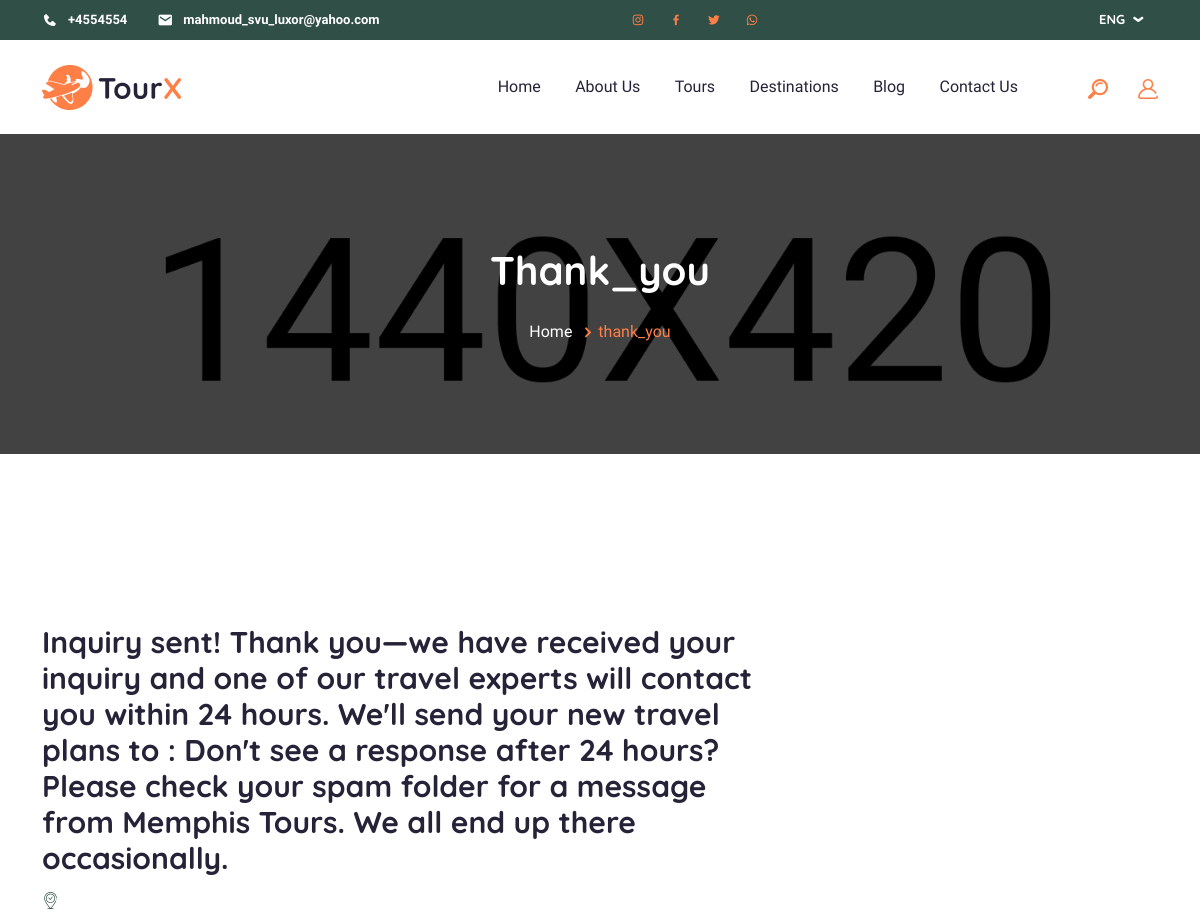
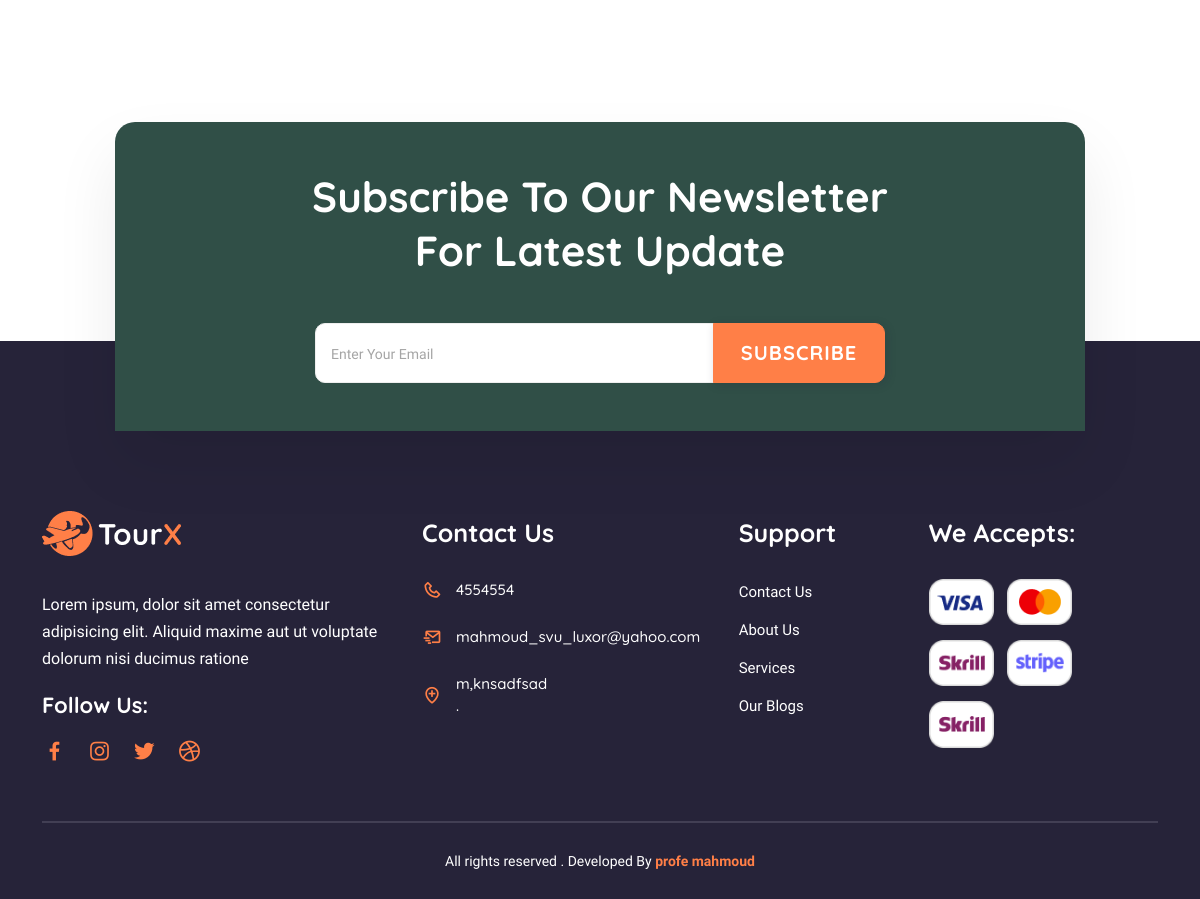
The app's page /thank_you with its own data (2 pictures, top to bottom).
### contact/models.py (models this page shows, shortened)
class Info(models.Model):
    place = models.CharField(max_length=50)
    phone_number  = models.CharField(max_length=20)
    email = models.EmailField(max_length=254)
    instagram= models.URLField(max_length=254)
    facebook= models.URLField(max_length=254)
    twitter= models.URLField(max_length=254)
    WhatsApp= models.URLField(max_length=254)

### Post/views.py (the view)
# urls.py: url('thank_you' , views.thank_you , name='thank_you'),
def thank_you(request):
    Infoo = Info.objects.all()
    context = {'Infoo' :Infoo }
    return render(request ,  'thank_you.html',context)

### Post/templates/thank_you.html (shortened to what this page needs)
{% extends "base.html" %}
{% load static %}
{% block body %}
{% load crispy_forms_tags %}
{% load bootstrap4 %}
<div class="breadcrumb-area">
    <div class="container">
        <div class="row">
            <div class="col-lg-12 col-md-12 col-sm-12">
                <div class="breadcrumb-wrap">
                    <h2>thank_you</h2>
                    <ul class="breadcrumb-links">
                        <li>
                            <a href="{% url 'Post:index'%}">Home</a>
                            <i class="bx bx-chevron-right"></i>
                        </li>
                        <li>thank_you</li>
                    </ul>
                </div>
            </div>
        </div>
    </div>
</div>
    <div class="package-details-wrapper pt-120">
        <div class="container">
            <div class="row">
                <div class="col-lg-8">
                    <div class="package-details">
                        <div class="package-header">
                            <div class="package-title">
                                <h3>Inquiry sent!
Thank you—we have received your inquiry and one of our travel experts will contact you within 24 hours. We'll send your new travel plans to :
Don't see a response after 24 hours? Please check your spam folder for a message from Memphis Tours. We all end up there occasionally.</h3>
                                <strong><i class="flaticon-arrival"></i>
                                </strong>
                            </div>
                    </div>
                </div>
            </div>
        </div>
    </div>
    <div class="newsletter-area pt-120">
        <div class="container">
            <div class="row">
                <div class="col-lg-12 col-md-12">
                    <div class="newsletter-wrapper">
                        <h2>Subscribe To Our Newsletter
                            For Latest Update</h2>
                        <form>
                            <div class="input-group newsletter-input">
                                <input type="text" class="form-control" placeholder="Enter Your Email"
                                    aria-label="Recipient's username" aria-describedby="button-addon2">
                                <button class="btn btn-outline-secondary" type="button" id="button-addon2">Subscribe</button>
                            </div>
                        </form>
                    </div>
                </div>
            </div>
        </div>
    </div>
{% endblock body%}

### templates/base.html (shortened to what this page needs)
{% load static %}
<!doctype html>
<html lang="en">
<head>
    <link rel="stylesheet" href=" {% static  'assets/css/animate.css'%}">
    <link rel="stylesheet" href="  {% static  'assets/css/magnific-popup.css'%}">
    <link rel="stylesheet" href="  {% static  'assets/css/bootstrap.min.css'%}">
    <link rel="stylesheet" href=" {% static  'assets/css/boxicons.min.css'%}">
    <link rel="stylesheet" href="{% static  'assets/font/flaticon.css'%}">
    <link rel="stylesheet" href="{% static  'assets/css/owl.carousel.min.css'%}">
    <link rel="stylesheet" href="{% static  'assets/css/style.css'%}">
    <link rel="stylesheet" href="{% static  'assets/css/responsive.css'%}">
</head>
<body>
         <div class="topbar-area">
             <div class="container">
                 <div class="row">
                      {% for Info in Infoo %}
                     <div class="col-lg-5 col-md-5 tob-contact-row">
                         <div class="topbar-contact">
                             <ul>
                                 <li><i class='bx bxs-phone'></i><a href="{{Info.phone_number}}">+{{Info.phone_number}}</a></li>
                                 <li><i class='bx bxs-envelope'></i><a href=" {{Info.email}}">  {{Info.email}}</a></li>
                             </ul>
                         </div>
                     </div>
                     <div class="col-lg-4 col-md-6 col-sm-6 col-xs-6 col-6">
                         <div class="topbar-social">
                             <ul>
                                 <li>
                                     <a href="{{Info.instagram}}"><i class='bx bxl-instagram'></i></a>
                                 </li>
                                 <li>
                                     <a href="{{Info.facebook}}"><i class='bx bxl-facebook'></i></a>
                                 </li>
                                 <li>
                                     <a href="{{Info.twitter}}"><i class='bx bxl-twitter'></i></a>
                                 </li>
                                 <li>
                                     <a href="{{Info.WhatsApp}}"><i class='bx bxl-whatsapp'></i></a>
                                 </li>
                             </ul>
                         </div>
                     </div>
                     {% endfor %}
                     <div class="col-lg-3 col-md-6 col-sm-6 col-xs-6 col-6">
                           <div class="custom-select languege-select">
                                <select>
                                  <option value="0">ENG</option>
                                </select>
                            </div>
                     </div>
                 </div>
             </div>
         </div>
    <header>
        <div class="header-area">
            <div class="container">
                <div class="row">
                    <div class="col-lg-2 col-md-12 col-sm-12 col-xs-12">
                       <div class="navbar-wrap">
                        <div class="logo d-flex justify-content-between">
                            <a href="{% url 'Post:index'%}" class="navbar-brand"> <img src="    {% static  'assets/images/logo.png'%}" alt=""></a>
                        </div>
                       </div>
                    </div>
                    <div class="col-lg-10 col-md-10 col-sm-10 col-xs-10">
                        <nav class="main-nav">
                            <ul>
                              <li><a href="{% url 'Post:index'%}">Home </a></li>
                                <li><a href="{% url 'about:aboutList'%}">About us </a></li>
                                <li><a href="{% url 'Tours:Tourslist'%}">Tours </a></li>
                                <li><a href="#">Destinations </a></li>
                                <li><a href="{% url 'Post:all_posts' %}" class="sub-item">Blog </a></li>
                                <li><a href="{% url 'contact' %}">Contact Us </a></li>
                            </ul>
                            <div class="navbar-icons-2">
                                <div class="searchbar-open">
                                    <i class="flaticon-magnifier"></i>
                                </div>
                                <div class="user-dropdown-icon">
                                    <i class="flaticon-user"></i>
                                </div>
                            </div>
                        </nav>
                    </div>
                </div>
            </div>
        </div>
    </header>
        {% block body %}
        {% endblock body%}
            <div class="footer-area">
                <div class="container">
                    <div class="row">
                        <div class="col-lg-4 col-md-12">
                            <div class="footer-info">
                                <div class="footer-logo">
                                    <img src=" {% static  'assets/images/logo-2.png'%}" alt="" class="img-fluid">
                                </div>
                                <p>Lorem ipsum, dolor sit amet consectetur adipisicing elit. Aliquid maxime aut ut voluptate
                                    dolorum nisi ducimus ratione</p>
                                <div class="footer-social-icons">
                                      {% for Info in Infoo %}
                                    <h5>Follow Us:</h5>
                                    <ul>
                                        <li><a href="{{Info.facebook}}"><i class='bx bxl-facebook'></i></a></li>
                                        <li><a href="{{Info.instagram}}"><i class='bx bxl-instagram'></i></a></li>
                                        <li><a href="{{Info.twitter}"><i class='bx bxl-twitter'></i></a></li>
                                        <li><a href="{{Info.WhatsApp}}"><i class='bx bxl-dribbble'></i></a></li>
                                    </ul>
                                </div>
                            </div>
                        </div>
                        <div class="col-lg-8 col-md-12">
                            <div class="row">
                                <div class="col-lg-5 col-md-5 col-sm-7">
                                    <div class="footer-links">
                                        <h5 class="widget-title">Contact us</h5>
                                        <div class="contact-box">
                                            <span><i class="bx bx-phone"></i></span>
                                            <div>
                                                <a href="{{Info.phone_number}}">{{Info.phone_number}}</a>
                                            </div>
                                        </div>
                                        <div class="contact-box">
                                            <span><i class="bx bx-mail-send"></i></span>
                                            <div>
                                                <a href="{{Info.email}}">{{Info.email}}</a>
                                            </div>
                                        </div>
                                        <div class="contact-box">
                                            <span><i class="bx bx-location-plus"></i></span>
                                            <div>
                                                <a href="#"> {{Info.place}} <br>
                                                  .</a>
                                            </div>
                                        </div>
                                    </div>
                                </div>
                               {% endfor %}
                                <div class="col-lg-3 col-md-3 col-sm-5">
                                    <div class="footer-links">
                                        <h5 class="widget-title">support</h5>
                                        <div class="category-list">
                                           <ul>
                                               <li><a href="{% url 'contact' %}">Contact us</a></li>
                                               <li><a href="{% url 'about:aboutList'%}">About us</a></li>
                                               <li><a href="{% url 'about:aboutList'%}">Services</a></li>
                                               <li><a href="{% url 'Post:all_posts' %}">our Blogs</a></li>
                                           </ul>
                                        </div>
                                    </div>
                                </div>
                                <div class="col-lg-4 col-md-4">
                                    <div class="footer-links payment-links">
                                        <h5 class="widget-title">We Accepts:</h5>
                                        <div class="payment-cards">
                                            <img src=" {% static  'assets/images/payment/payment-card-2.png'%}" alt="" class="img-fluid">
                                            <img src="{% static  'assets/images/payment/payment-card-1.png'%}" alt="" class="img-fluid">
                                            <img src="{% static  'assets/images/payment/payment-card-3.png'%}" alt="" class="img-fluid">
                                            <img src="{% static  'assets/images/payment/payment-card-4.png'%}" alt="" class="img-fluid">
                                            <img src="{% static  'assets/images/payment/payment-card-3.png'%}" alt="" class="img-fluid">
                                        </div>
                                    </div>
                                </div>
                            </div>
                        </div>
                    </div>
                    <div class="row">
                       <div class="col-lg-12">
                        <div class="copyrigth-area">
                          <p>All rights reserved . Developed By <a href="#"> profe mahmoud</a></p>
                        </div>
                       </div>
                    </div>
                </div>
            </div>
    </body>
    </html>

### static/assets/css/responsive.css (style rules this page uses)
@media only screen and (min-width: 992px) and (max-width: 1200px) { .topbar-area .topbar-contact ul li { margin-right: 30px; } }

### records on screen
Info: phone_number "4554554", email "mahmoud_svu_luxor@yahoo.com", place "m,knsadfsad"
